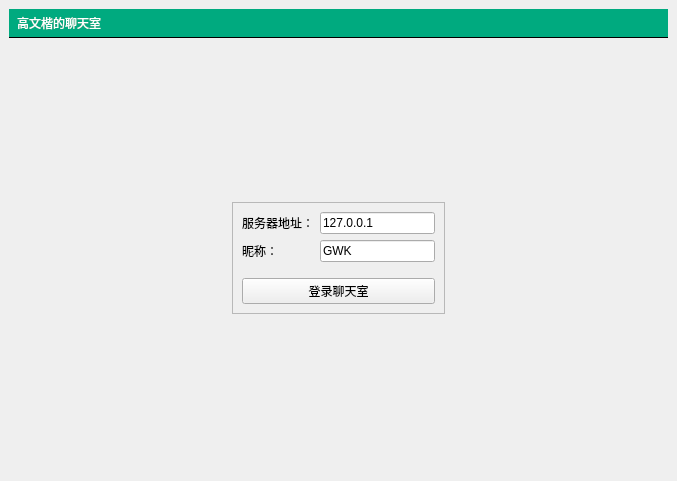
<?xml version="1.0" encoding="UTF-8"?>
<ui version="4.0">
 <class>MainWindow</class>
 <widget class="QMainWindow" name="MainWindow">
  <property name="geometry">
   <rect>
    <x>0</x>
    <y>0</y>
    <width>677</width>
    <height>481</height>
   </rect>
  </property>
  <property name="windowTitle">
   <string>聊天室客户端</string>
  </property>
  <widget class="QWidget" name="centralwidget">
   <layout class="QVBoxLayout" name="verticalLayout">
    <item>
     <widget class="QLabel" name="titleLabel">
      <property name="styleSheet">
       <string notr="true">#titleLabel{
background:white;
border:none;
border-bottom:1px solid black;
padding:5px;
font:24pt &quot;黑体&quot;;
color:rgb(255,255,255);
background-color:rgba(0,170,127,255);
}

#mainFrame{
border:none;
background:white;
}

#loginFrame{
background:qlineargradient(x1:0,y1:0,x2:0,y2:1,stop: 0 #ddf,stop: 1 #aaf);
border:1px solid gray;
padding:10px;
border-radius:25px;
}</string>
      </property>
      <property name="text">
       <string>高文楷的聊天室</string>
      </property>
     </widget>
    </item>
    <item>
     <widget class="QStackedWidget" name="stackedWidget">
      <property name="currentIndex">
       <number>1</number>
      </property>
      <widget class="QWidget" name="chatPage">
       <layout class="QVBoxLayout" name="verticalLayout_3">
        <item>
         <layout class="QHBoxLayout" name="horizontalLayout">
          <item>
           <widget class="QTextEdit" name="roomTextEdit"/>
          </item>
          <item>
           <widget class="QListWidget" name="userListWidget">
            <property name="maximumSize">
             <size>
              <width>120</width>
              <height>16777215</height>
             </size>
            </property>
           </widget>
          </item>
         </layout>
        </item>
        <item>
         <layout class="QHBoxLayout" name="horizontalLayout_2">
          <item>
           <widget class="QLineEdit" name="sayLineEdit"/>
          </item>
          <item>
           <widget class="QPushButton" name="sayButton">
            <property name="text">
             <string>发送</string>
            </property>
           </widget>
          </item>
          <item>
           <widget class="QPushButton" name="logoutButton">
            <property name="text">
             <string>退出</string>
            </property>
           </widget>
          </item>
         </layout>
        </item>
       </layout>
      </widget>
      <widget class="QWidget" name="loginPage">
       <layout class="QGridLayout" name="gridLayout_2">
        <item row="0" column="1">
         <spacer name="verticalSpacer_2">
          <property name="orientation">
           <enum>Qt::Orientation::Vertical</enum>
          </property>
          <property name="sizeHint" stdset="0">
           <size>
            <width>20</width>
            <height>112</height>
           </size>
          </property>
         </spacer>
        </item>
        <item row="1" column="0">
         <spacer name="horizontalSpacer">
          <property name="orientation">
           <enum>Qt::Orientation::Horizontal</enum>
          </property>
          <property name="sizeHint" stdset="0">
           <size>
            <width>162</width>
            <height>20</height>
           </size>
          </property>
         </spacer>
        </item>
        <item row="1" column="1">
         <widget class="QFrame" name="loginFrame">
          <property name="frameShape">
           <enum>QFrame::Shape::StyledPanel</enum>
          </property>
          <property name="frameShadow">
           <enum>QFrame::Shadow::Raised</enum>
          </property>
          <layout class="QVBoxLayout" name="verticalLayout_2">
           <item>
            <layout class="QGridLayout" name="gridLayout">
             <item row="0" column="0">
              <widget class="QLabel" name="label_2">
               <property name="text">
                <string>服务器地址：</string>
               </property>
              </widget>
             </item>
             <item row="0" column="1">
              <widget class="QLineEdit" name="serverEdit">
               <property name="text">
                <string>127.0.0.1</string>
               </property>
              </widget>
             </item>
             <item row="1" column="0">
              <widget class="QLabel" name="label_3">
               <property name="text">
                <string>昵称：</string>
               </property>
              </widget>
             </item>
             <item row="1" column="1">
              <widget class="QLineEdit" name="usernameEdit">
               <property name="text">
                <string>GWK</string>
               </property>
              </widget>
             </item>
            </layout>
           </item>
           <item>
            <spacer name="verticalSpacer">
             <property name="orientation">
              <enum>Qt::Orientation::Vertical</enum>
             </property>
             <property name="sizeType">
              <enum>QSizePolicy::Policy::Fixed</enum>
             </property>
             <property name="sizeHint" stdset="0">
              <size>
               <width>20</width>
               <height>10</height>
              </size>
             </property>
            </spacer>
           </item>
           <item>
            <widget class="QPushButton" name="loginButton">
             <property name="text">
              <string>登录聊天室</string>
             </property>
            </widget>
           </item>
          </layout>
         </widget>
        </item>
        <item row="1" column="2">
         <spacer name="horizontalSpacer_2">
          <property name="orientation">
           <enum>Qt::Orientation::Horizontal</enum>
          </property>
          <property name="sizeHint" stdset="0">
           <size>
            <width>161</width>
            <height>20</height>
           </size>
          </property>
         </spacer>
        </item>
        <item row="2" column="1">
         <spacer name="verticalSpacer_3">
          <property name="orientation">
           <enum>Qt::Orientation::Vertical</enum>
          </property>
          <property name="sizeHint" stdset="0">
           <size>
            <width>20</width>
            <height>112</height>
           </size>
          </property>
         </spacer>
        </item>
       </layout>
      </widget>
     </widget>
    </item>
   </layout>
  </widget>
 </widget>
 <resources/>
 <connections/>
</ui>
